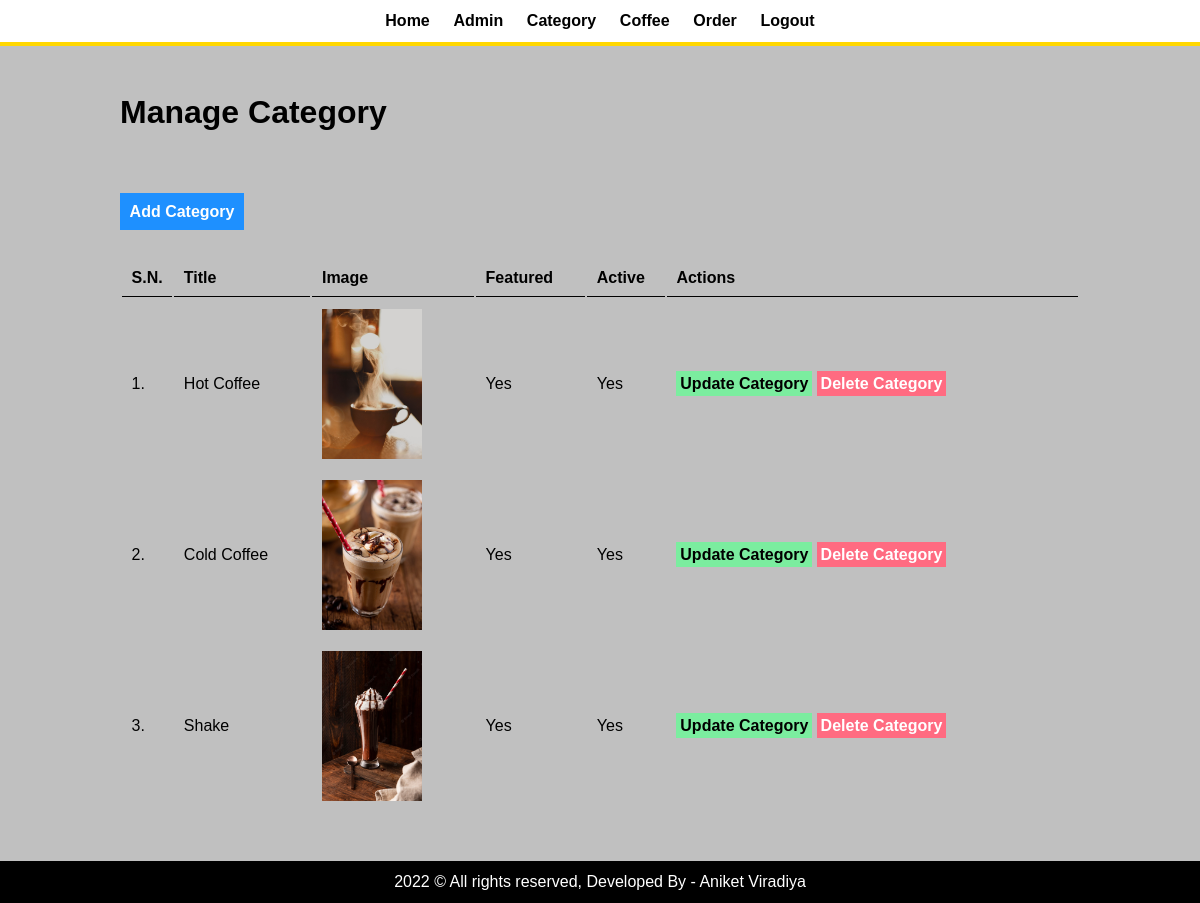
The page /admin/manage-category.php (signed in) on the database its author committed.
### tables this page shows
CREATE TABLE `tbl_category` (
  `id` int(10) UNSIGNED NOT NULL,
  `title` varchar(100) NOT NULL,
  `image_name` varchar(255) NOT NULL,
  `featured` varchar(10) NOT NULL,
  `active` varchar(10) NOT NULL
);

### admin/manage-category.php (the view, shortened to what this page needs)
<?php include('partials/menu.php'); ?>
<div class="main-content">
    <div class="wrapper">
        <h1>Manage Category</h1>
        <br /><br />
        <br><br>
                <a href="<?php echo SITEURL; ?>admin/add-category.php" class="btn-primary">Add Category</a>
                <br /><br /><br />
                <table class="tbl-full">
                    <tr>
                        <th>S.N.</th>
                        <th>Title</th>
                        <th>Image</th>
                        <th>Featured</th>
                        <th>Active</th>
                        <th>Actions</th>
                    </tr>
                    <?php
                        $sql = "SELECT * FROM tbl_category";
                        $res = mysqli_query($conn, $sql);
                        $count = mysqli_num_rows($res);
                        $sn=1;
                        if($count>0)
                        {
                            while($row=mysqli_fetch_assoc($res))
                            {
                                $id = $row['id'];
                                $title = $row['title'];
                                $image_name = $row['image_name'];
                                $featured = $row['featured'];
                                $active = $row['active'];
                                ?>
                                    <tr>
                                        <td><?php echo $sn++; ?>. </td>
                                        <td><?php echo $title; ?></td>
                                        <td>
                                            <?php
                                                if($image_name!="")
                                                {
                                                    ?>
                                                    <img src="<?php echo SITEURL; ?>images/category/<?php echo $image_name; ?>" width="100px" >
                                                    <?php
                                                }
                                                else
                                                {
                                                    echo "<div class='error'>Image not Added.</div>";
                                                }
                                            ?>
                                        </td>
                                        <td><?php echo $featured; ?></td>
                                        <td><?php echo $active; ?></td>
                                        <td>
                                            <a href="<?php echo SITEURL; ?>admin/update-category.php?id=<?php echo $id; ?>" class="btn-secondary">Update Category</a>
                                            <a href="<?php echo SITEURL; ?>admin/delete-category.php?id=<?php echo $id; ?>&image_name=<?php echo $image_name; ?>" class="btn-danger">Delete Category</a>
                                        </td>
                                    </tr>
                                <?php
                            }
                        }
                        else
                        {
                            ?>
                            <tr>
                                <td colspan="6"><div class="error">No Category Added.</div></td>
                            </tr>
                            <?php
                        }
                    ?>
                </table>
    </div>
</div>
<?php include('partials/footer.php'); ?>

### css/admin.css (style rules this page uses)
* { margin: 0; padding: 0; font-family: Arial, Helvetica, sans-serif; }
.wrapper { padding: 1%; width: 80%; margin: 0 auto; }
.tbl-full { width: 100%; }
table tr th { border-bottom: 1px solid black; padding: 1%; text-align: left; }
table tr td { padding: 1%; }
.btn-primary { background-color: #1e90ff; padding: 1%; color: white; text-decoration: none; font-weight: bold; }
.btn-secondary { background-color: #7bed9f; padding: 1%; color: black; text-decoration: none; font-weight: bold; }
.btn-danger { background-color: #ff6b81; padding: 1%; color: white; text-decoration: none; font-weight: bold; }
.main-content { background-color:silver; padding: 3% 0; }

### rows shown on the page
tbl_category: title "Hot Coffee", image_name (picture), featured "Yes", active "Yes"
tbl_category: title "Cold Coffee", image_name (picture), featured "Yes", active "Yes"
tbl_category: title "Shake", image_name (picture), featured "Yes", active "Yes"
